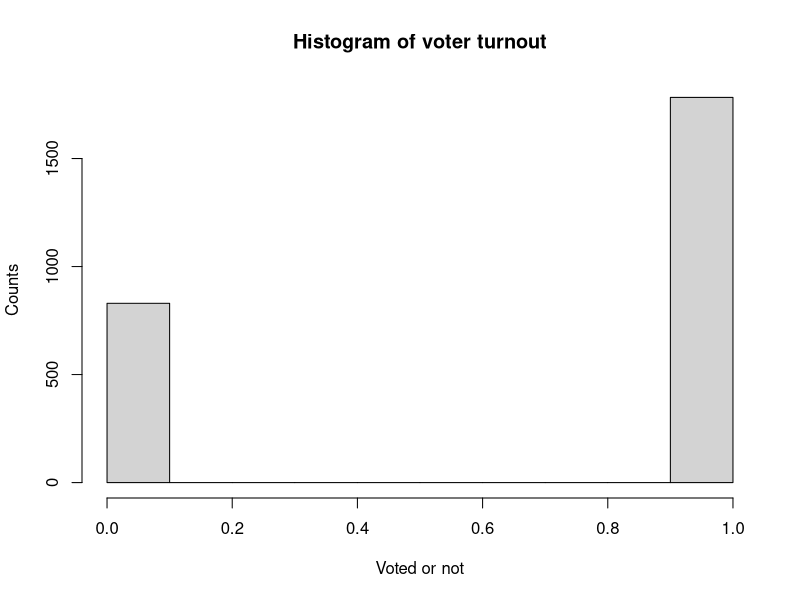
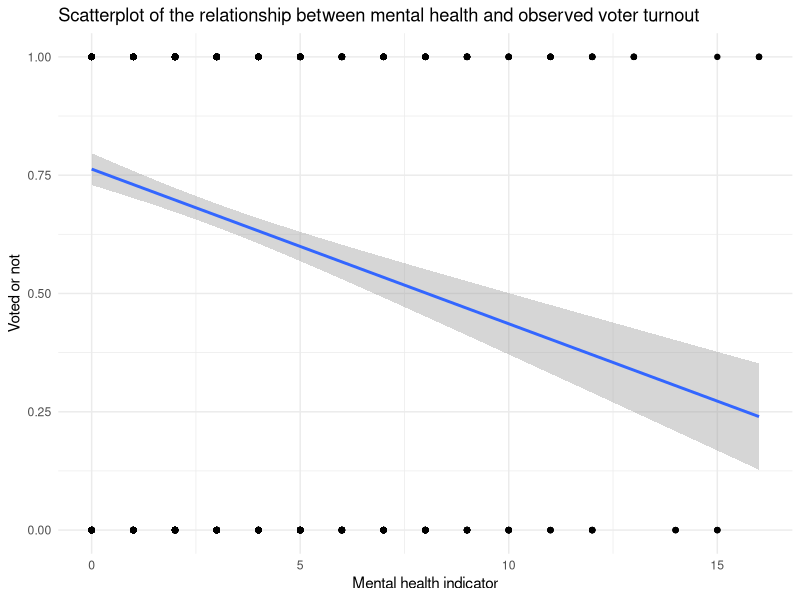
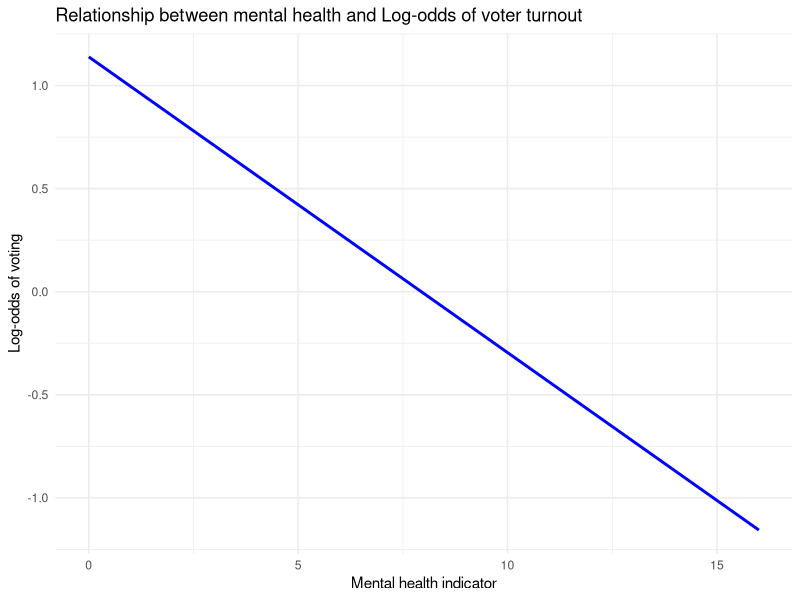
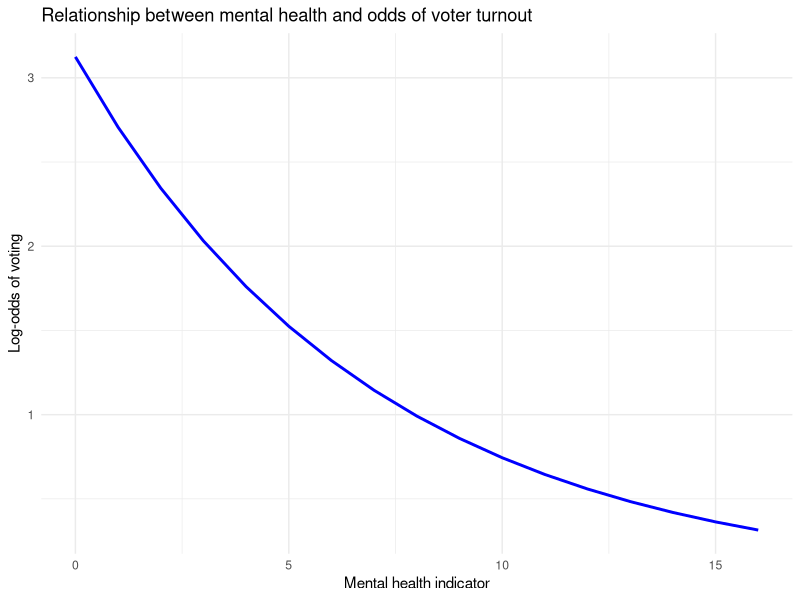
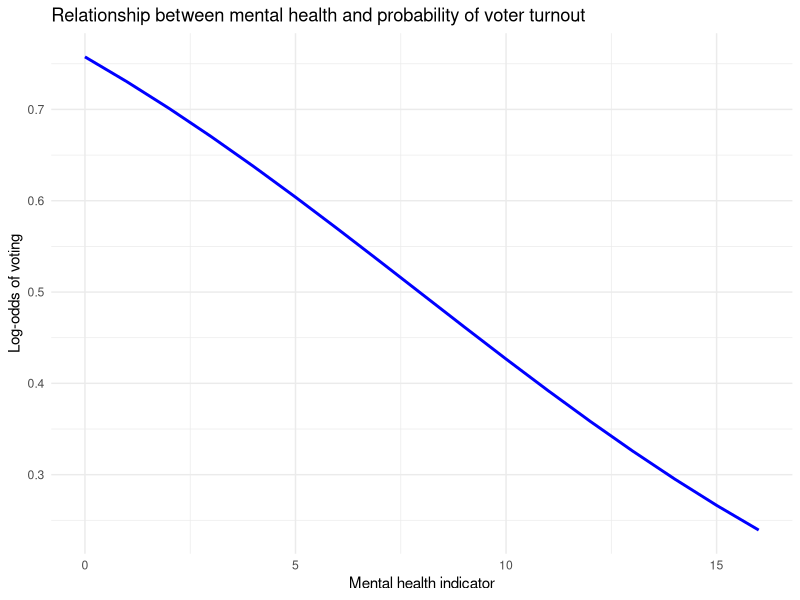
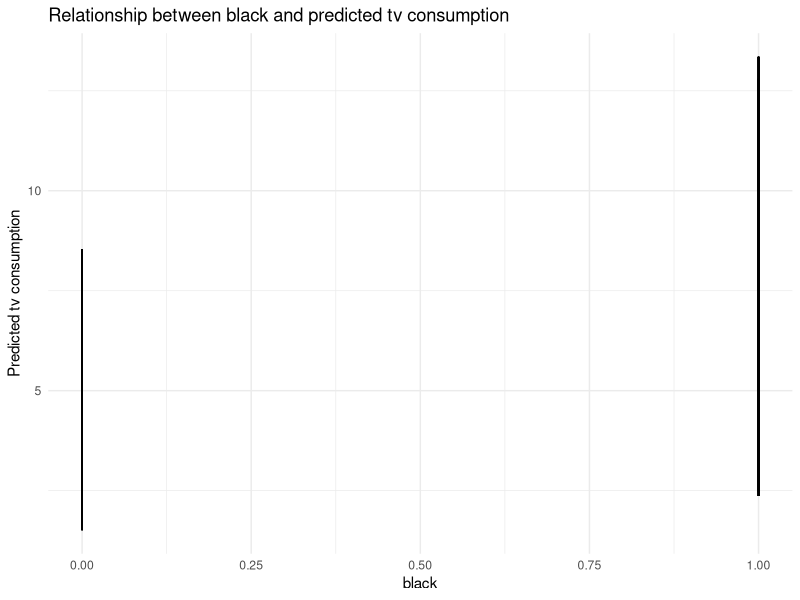

Write R code to recreate these figures, in order.
## ---- chunk 1
knitr::opts_chunk$set(cache = TRUE,
                      message = FALSE,
                      warning = FALSE,
                      echo = TRUE)
library(tidyverse)
library(modelr)
library(broom)
library(haven)
library(nnet)

options(na.action = na.warn)
set.seed(1234)

theme_set(theme_minimal())

#loading data
gss_data <- read.csv(file="gss2006.csv",head=TRUE)
mh_data <- read.csv(file="mental_health.csv",head=TRUE)
# mh_data <- mh_data[complete.cases(mh_data),]
# gss_data <- gss_data[complete.cases(gss_data),]
## ---- chunk 2
hist(mh_data$vote96, main="Histogram of voter turnout", xlab="Voted or not",
     ylab = 'Counts') 
sum(mh_data$vote96, na.rm = TRUE)/length(mh_data$vote96)
## ---- chunk 3
ggplot(mh_data, aes(mhealth_sum, vote96)) +
  geom_point() +
  geom_smooth(method = "lm")+
  labs(title = 'Scatterplot of the relationship between mental health and observed voter turnout',
        x = 'Mental health indicator',y = 'Voted or not')
## ---- chunk 4
# logistic regression model of the relationship between mental health and voter turnout.
log_model <- glm(formula = vote96 ~ mhealth_sum, family = binomial, data = mh_data)
tidy(log_model)
## ---- chunk 5
logit2prob <- function(x){
  exp(x) / (1 + exp(x))
}

prob2odds <- function(x){
  x / (1 - x)
}

prob2logodds <- function(x){
  log(prob2odds(x))
}

vm_pred <- mh_data %>%
  add_predictions(log_model,  var = 'pred') %>%
  # predicted values are in the log-odds form - convert to probabilities
  mutate(prob = logit2prob(pred)) %>%
  mutate(odds = prob2odds(prob)) %>%
  mutate(logodds = prob2logodds(prob))

# graph it- logodds
ggplot(vm_pred, aes(x=mhealth_sum)) +
  geom_line(aes(y = logodds), color = "blue", size = 1) +
  labs(title = 'Relationship between mental health and Log-odds of voter turnout',
       x = "Mental health indicator",
       y = "Log-odds of voting")
## ---- chunk 6
ggplot(vm_pred, aes(x=mhealth_sum)) +
  geom_line(aes(y = odds), color = "blue", size = 1) +
  labs(title = 'Relationship between mental health and odds of voter turnout',
       x = "Mental health indicator",
       y = "Log-odds of voting")
## ---- chunk 7
ggplot(vm_pred, aes(x=mhealth_sum)) +
  geom_line(aes(y = prob), color = "blue", size = 1) +
  labs(title = 'Relationship between mental health and probability of voter turnout',
       x = "Mental health indicator",
       y = "Log-odds of voting")

b0 <- 1.1392097
b1 <- -0.1434752
df12 <- exp(b0 + (2 * b1)) / (1 + exp(b0 + (2 * b1)))- exp(b0 + (1 * b1)) / (1 + exp(b0 + (1 * b1)))
df56 <- exp(b0 + (6 * b1)) / (1 + exp(b0 + (6 * b1)))- exp(b0 + (5 * b1)) / (1 + exp(b0 + (5 * b1)))
df12
df56
## ---- chunk 8
x_accuracy <- mh_data %>%
  add_predictions(log_model) %>%
  mutate(pred = logit2prob(pred),
         prob = pred,
         pred = as.numeric(pred > .5))

mean(x_accuracy$vote96 == x_accuracy$pred, na.rm = TRUE)

# function to calculate PRE for a logistic regression model
PRE <- function(model){
  # get the actual values for y from the data
  y <- model$y
  
  # get the predicted values for y from the model
  y.hat <- round(model$fitted.values)
  
  # calculate the errors for the null model and your model
  E1 <- sum(y != median(y))
  E2 <- sum(y != y.hat)
  
  # calculate the proportional reduction in error
  PRE <- (E1 - E2) / E1
  return(PRE)
}

PRE(log_model)

library(pROC)
auc <- auc(x_accuracy$vote96, x_accuracy$prob)
auc
## ---- chunk 9
mglm_model <- glm(vote96 ~ age+educ+black+female+married+inc10, data=mh_data, family=binomial())
tidy(mglm_model)
## ---- chunk 10
mglm_model <- glm(vote96 ~ age+educ+inc10, data=mh_data, family=binomial())
tidy(mglm_model)
#summary(mglm_model)

m_accuracy <- mh_data %>%
  add_predictions(mglm_model) %>%
  mutate(pred = logit2prob(pred),
         prob = pred,
         pred = as.numeric(pred > .5))

mean(m_accuracy$vote96 == m_accuracy$pred, na.rm = TRUE)

PRE(mglm_model)

#library(pROC)
auc <- auc(m_accuracy$vote96, m_accuracy$prob)
auc
## ---- chunk 11
tv_model <- glm(tvhours ~ ., data=gss_data, family=poisson)
tidy(tv_model)
## ---- chunk 12
tv_model <- glm(tvhours ~ educ+ hrsrelax + black, data=gss_data, family=poisson)
tidy(tv_model)

tv_accuracy <- gss_data %>%
  data_grid(tvhours, educ, hrsrelax, black, .model = tv_model)%>%
  add_predictions(tv_model)%>%
  mutate(pred = exp(pred))

ggplot(tv_accuracy, aes(x = black, y = pred))+
  #geom_point(aes(y = tvhours), alpha = 0.5)
  geom_line(aes(x = black, y = pred))+
  labs(title = 'Relationship between black and predicted tv consumption',
    x = 'black', y = 'Predicted tv consumption')

